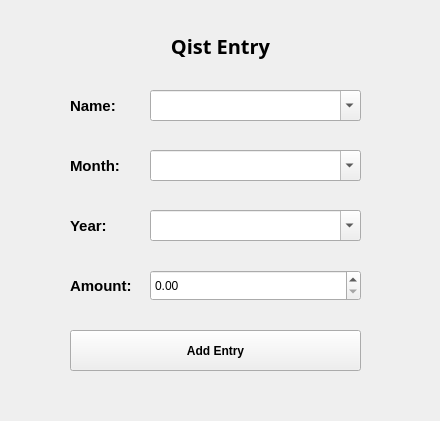
<?xml version="1.0" encoding="UTF-8"?>
<ui version="4.0">
 <class>MainWindow</class>
 <widget class="QMainWindow" name="MainWindow">
  <property name="geometry">
   <rect>
    <x>0</x>
    <y>0</y>
    <width>440</width>
    <height>421</height>
   </rect>
  </property>
  <property name="windowTitle">
   <string>Qist Entry</string>
  </property>
  <widget class="QWidget" name="centralwidget">
   <widget class="QLabel" name="label_4">
    <property name="geometry">
     <rect>
      <x>40</x>
      <y>20</y>
      <width>361</width>
      <height>51</height>
     </rect>
    </property>
    <property name="font">
     <font>
      <family>Kristen ITC</family>
      <pointsize>15</pointsize>
      <weight>75</weight>
      <italic>false</italic>
      <bold>true</bold>
     </font>
    </property>
    <property name="text">
     <string>Qist Entry</string>
    </property>
    <property name="alignment">
     <set>Qt::AlignCenter</set>
    </property>
   </widget>
   <widget class="QLabel" name="label">
    <property name="geometry">
     <rect>
      <x>70</x>
      <y>90</y>
      <width>71</width>
      <height>31</height>
     </rect>
    </property>
    <property name="font">
     <font>
      <pointsize>11</pointsize>
      <weight>75</weight>
      <bold>true</bold>
     </font>
    </property>
    <property name="text">
     <string>Name:</string>
    </property>
   </widget>
   <widget class="QComboBox" name="nameBox">
    <property name="geometry">
     <rect>
      <x>150</x>
      <y>90</y>
      <width>211</width>
      <height>31</height>
     </rect>
    </property>
    <property name="editable">
     <bool>true</bool>
    </property>
   </widget>
   <widget class="QLabel" name="label_2">
    <property name="geometry">
     <rect>
      <x>70</x>
      <y>150</y>
      <width>71</width>
      <height>31</height>
     </rect>
    </property>
    <property name="font">
     <font>
      <pointsize>11</pointsize>
      <weight>75</weight>
      <bold>true</bold>
     </font>
    </property>
    <property name="text">
     <string>Month:</string>
    </property>
   </widget>
   <widget class="QComboBox" name="monthBox">
    <property name="geometry">
     <rect>
      <x>150</x>
      <y>150</y>
      <width>211</width>
      <height>31</height>
     </rect>
    </property>
    <property name="editable">
     <bool>true</bool>
    </property>
   </widget>
   <widget class="QLabel" name="label_3">
    <property name="geometry">
     <rect>
      <x>70</x>
      <y>270</y>
      <width>71</width>
      <height>31</height>
     </rect>
    </property>
    <property name="font">
     <font>
      <pointsize>11</pointsize>
      <weight>75</weight>
      <bold>true</bold>
     </font>
    </property>
    <property name="text">
     <string>Amount:</string>
    </property>
   </widget>
   <widget class="QPushButton" name="addBtn">
    <property name="geometry">
     <rect>
      <x>70</x>
      <y>330</y>
      <width>291</width>
      <height>41</height>
     </rect>
    </property>
    <property name="font">
     <font>
      <pointsize>9</pointsize>
      <weight>75</weight>
      <bold>true</bold>
     </font>
    </property>
    <property name="text">
     <string>Add Entry</string>
    </property>
   </widget>
   <widget class="QComboBox" name="yearBox">
    <property name="geometry">
     <rect>
      <x>150</x>
      <y>210</y>
      <width>211</width>
      <height>31</height>
     </rect>
    </property>
    <property name="editable">
     <bool>true</bool>
    </property>
   </widget>
   <widget class="QLabel" name="label_5">
    <property name="geometry">
     <rect>
      <x>70</x>
      <y>210</y>
      <width>71</width>
      <height>31</height>
     </rect>
    </property>
    <property name="font">
     <font>
      <pointsize>11</pointsize>
      <weight>75</weight>
      <bold>true</bold>
     </font>
    </property>
    <property name="text">
     <string>Year:</string>
    </property>
   </widget>
   <widget class="QDoubleSpinBox" name="amountInput">
    <property name="geometry">
     <rect>
      <x>150</x>
      <y>270</y>
      <width>211</width>
      <height>31</height>
     </rect>
    </property>
   </widget>
  </widget>
 </widget>
 <resources/>
 <connections/>
</ui>
